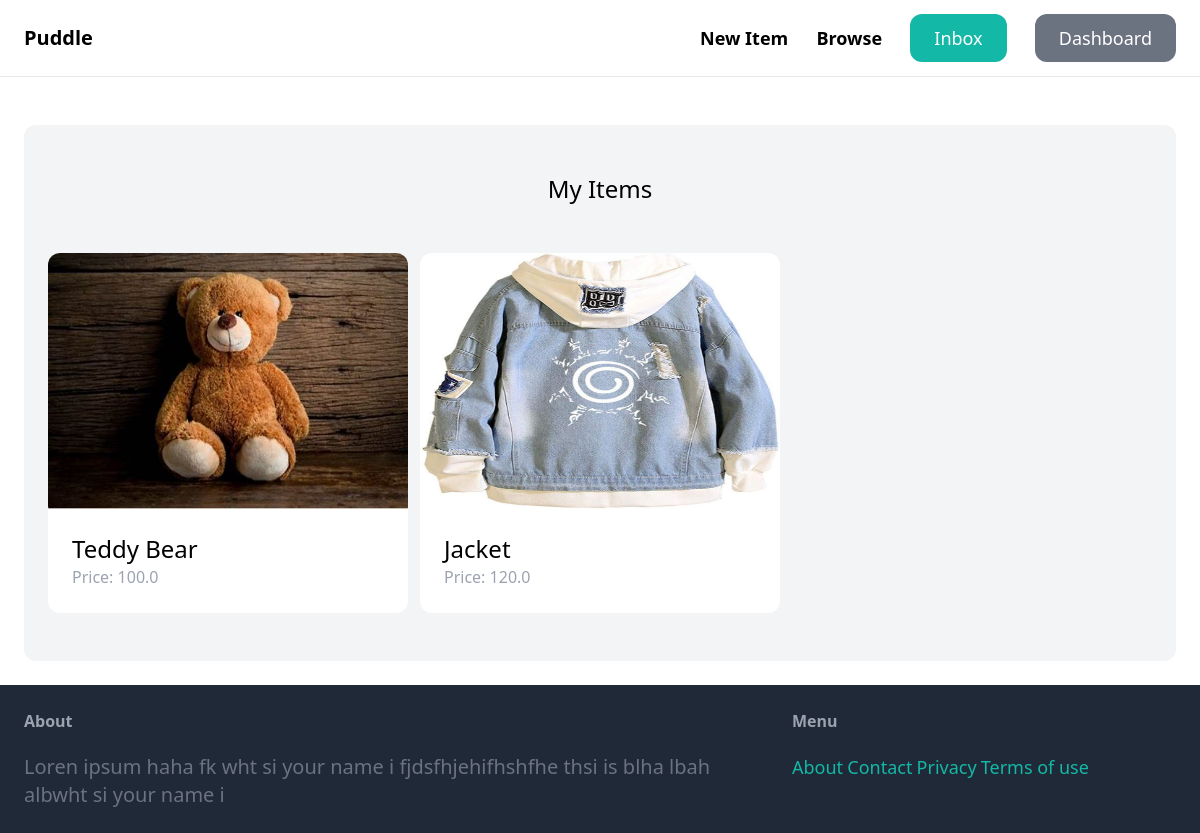
The page /dashboard/ (signed in) on the database its author committed.
### item/models.py (models this page shows, shortened)
class Item(models.Model):
    category=models.ForeignKey(Category,related_name='items', on_delete=models.CASCADE)
    name=models.CharField(max_length=255)
    description = models.TextField(blank=True, null=True)
    price=models.FloatField()
    image=models.ImageField(upload_to='item_images',blank=True,null=True)
    is_sold=models.BooleanField(default=False)
    created_by=models.ForeignKey(User, related_name='items', on_delete=models.CASCADE)
    created_at=models.DateTimeField(auto_now=True)

### dashboard/views.py (the view)
# urls.py: path('',views.index,name='index'),
@login_required
def index(request):
    items = Item.objects.filter(created_by=request.user)
    return render(request,'dashboard/index.html',{'items':items})

### dashboard/templates/dashboard/index.html (shortened to what this page needs)
{% extends 'core/base.html' %}
{% block content %}
<div class="mt-6 px-6 py-12 bg-gray-100 rounded-xl" >
<h2 class="mb-12 text-2xl text-center" >My Items</h2>
<div class="grid grid-cols-3 gap-3 " >
        {% for item in items %}
        <div  >
                <a href="{% url 'item:detail' item.id %}">
                        <div class="">
                                <img src="{{item.image.url}}" class=" h-64 w-full rounded-t-xl " alt="">
                        </div>
                        <div class="p-6 bg-white rounded-b-xl" >
                                <h2 class="text-2xl" >{{item.name}}</h2>
                                <p class="text-gray-400 " >Price: {{item.price}} </p>
                        </div>
                </a>
        </div>
        {% endfor %}
</div>
</div>
        {% endblock %}

### rows shown on the page
Item: image (picture), name "Teddy Bear", price "100.0"
Item: image (picture), name "Jacket", price "120.0"
